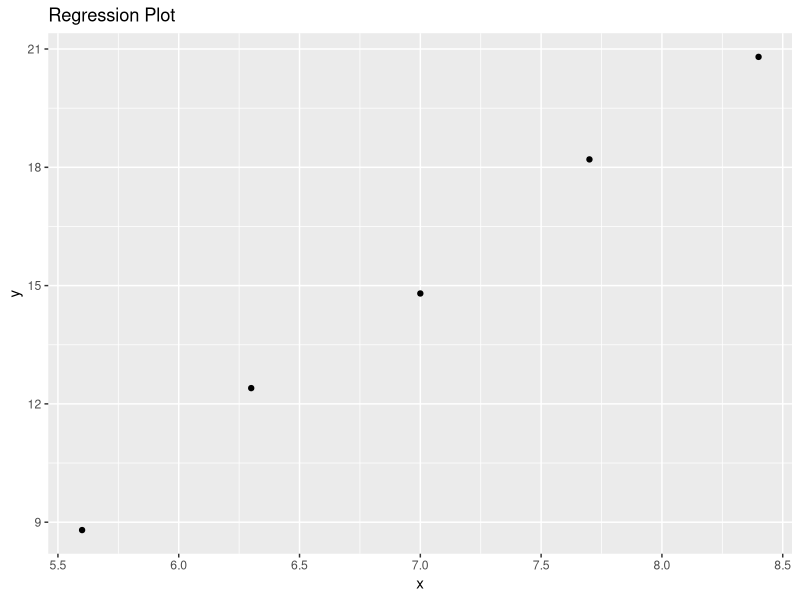

The R source for this figure:
## ---- chunk 1
library(ggfortify)
library(ggplot2)
library(dplyr)
knitr::opts_chunk$set(echo = TRUE)
## ---- chunk 2
library(ggplot2)
## ---- chunk 3
x <- c(5.6, 6.3, 7, 7.7, 8.4)
y <- c(8.8, 12.4, 14.8, 18.2, 20.8)
reg <- cbind(x, y)
reg
## ---- chunk 4
ggplot(reg, aes(x, y)) + geom_point() + ggtitle("Regression Plot")
## ---- chunk 5
reg_line <- lm(y~x)
print(reg_line)
## ---- chunk 6
f1 <- function(x,y){
  return(24*x - 6*x*y^2 - 8*y^3)
}
f1(-4, -2)
f1(4, 2)
## ---- chunk 7
rev_fun <- function(x, y){
  return(81*x - 21*x^2 + 28*x*y + 40*y - 23*y^2)
}

rev_fun(2.30, 4.10)
